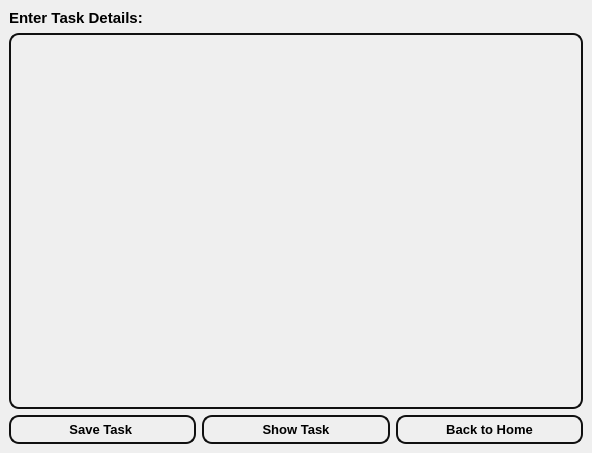
<?xml version="1.0" encoding="UTF-8"?>
<ui version="4.0">
 <class>task_management</class>
 <widget class="QMainWindow" name="task_management">
  <property name="geometry">
   <rect>
    <x>0</x>
    <y>0</y>
    <width>592</width>
    <height>453</height>
   </rect>
  </property>
  <property name="windowTitle">
   <string>MainWindow</string>
  </property>
  <widget class="QWidget" name="centralwidget">
   <layout class="QVBoxLayout" name="verticalLayout_2">
    <item>
     <layout class="QVBoxLayout" name="verticalLayout">
      <item>
       <widget class="QLabel" name="label">
        <property name="font">
         <font>
          <pointsize>11</pointsize>
          <bold>true</bold>
         </font>
        </property>
        <property name="text">
         <string>Enter Task Details:</string>
        </property>
       </widget>
      </item>
      <item>
       <widget class="QTextEdit" name="textEdit_task">
        <property name="styleSheet">
         <string notr="true">QTextEdit {
    border: 2px solid rgb(16, 16, 16);
    border-radius: 10px;
    background-color: rgba(255, 255, 255, 0); /* Transparent background */
    padding: 5px;
    margin: 0px;
    color: black; /* Text color */
    selection-background-color: rgba(135, 206, 250, 180); /* Light blue selection */
}
</string>
        </property>
       </widget>
      </item>
      <item>
       <layout class="QHBoxLayout" name="horizontalLayout">
        <item>
         <widget class="QPushButton" name="pushButton_saveTask">
          <property name="font">
           <font>
            <pointsize>10</pointsize>
            <bold>true</bold>
           </font>
          </property>
          <property name="styleSheet">
           <string notr="true">QPushButton {
    border: 2px solid rgb(16, 16, 16);
    border-radius: 10px; 
    background-color:rgb(255, 255, 255,0);
    min-width: 9px; 
    min-height: 9px; 
    padding: 5px; 
    margin: 0px; 
}
</string>
          </property>
          <property name="text">
           <string>Save Task </string>
          </property>
         </widget>
        </item>
        <item>
         <widget class="QPushButton" name="pushButton_show_task">
          <property name="font">
           <font>
            <pointsize>10</pointsize>
            <bold>true</bold>
           </font>
          </property>
          <property name="styleSheet">
           <string notr="true">QPushButton {
    border: 2px solid rgb(16, 16, 16);
    border-radius: 10px; 
    background-color:rgb(255, 255, 255,0);
    min-width: 9px; 
    min-height: 9px; 
    padding: 5px; 
    margin: 0px; 
}
</string>
          </property>
          <property name="text">
           <string>Show Task</string>
          </property>
         </widget>
        </item>
        <item>
         <widget class="QPushButton" name="pushButton_back">
          <property name="font">
           <font>
            <pointsize>10</pointsize>
            <bold>true</bold>
           </font>
          </property>
          <property name="styleSheet">
           <string notr="true">QPushButton {
    border: 2px solid rgb(16, 16, 16);
    border-radius: 10px; 
    background-color:rgb(255, 255, 255,0);
    min-width: 9px; 
    min-height: 9px; 
    padding: 5px; 
    margin: 0px; 
}
</string>
          </property>
          <property name="text">
           <string>Back to Home</string>
          </property>
         </widget>
        </item>
       </layout>
      </item>
     </layout>
    </item>
   </layout>
  </widget>
 </widget>
 <resources/>
 <connections/>
</ui>
